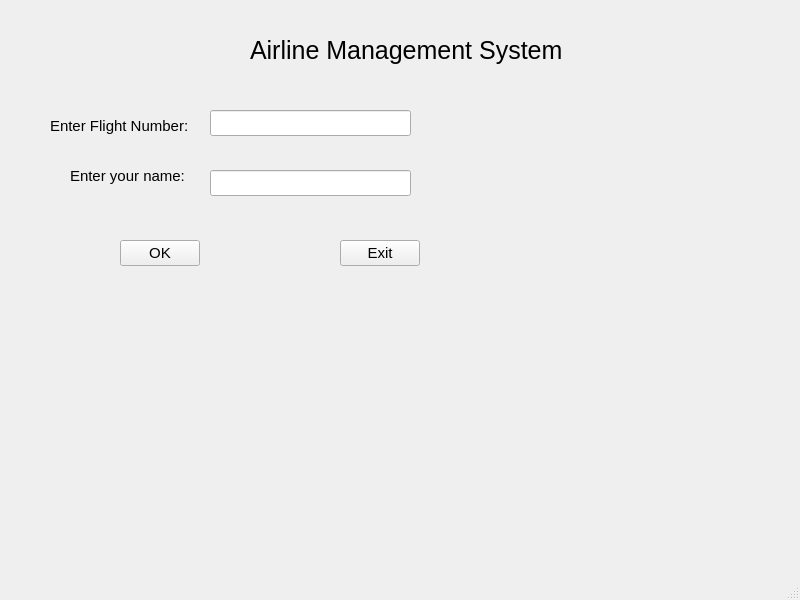
<?xml version="1.0" encoding="UTF-8"?>
<ui version="4.0">
 <class>MainWindow</class>
 <widget class="QMainWindow" name="MainWindow">
  <property name="geometry">
   <rect>
    <x>0</x>
    <y>0</y>
    <width>800</width>
    <height>600</height>
   </rect>
  </property>
  <property name="windowTitle">
   <string>MainWindow</string>
  </property>
  <widget class="QWidget" name="centralwidget">
   <widget class="QLabel" name="label">
    <property name="geometry">
     <rect>
      <x>250</x>
      <y>20</y>
      <width>331</width>
      <height>61</height>
     </rect>
    </property>
    <property name="styleSheet">
     <string notr="true">QLabel
{
font-size: 25px;
}</string>
    </property>
    <property name="text">
     <string>Airline Management System</string>
    </property>
   </widget>
   <widget class="QLabel" name="label_2">
    <property name="geometry">
     <rect>
      <x>50</x>
      <y>100</y>
      <width>151</width>
      <height>51</height>
     </rect>
    </property>
    <property name="styleSheet">
     <string notr="true">QLabel
{
font-size: 15px;
}</string>
    </property>
    <property name="text">
     <string>Enter Flight Number:</string>
    </property>
   </widget>
   <widget class="QLabel" name="label_3">
    <property name="geometry">
     <rect>
      <x>70</x>
      <y>150</y>
      <width>121</width>
      <height>51</height>
     </rect>
    </property>
    <property name="styleSheet">
     <string notr="true">QLabel
{
font-size: 15px;
}</string>
    </property>
    <property name="text">
     <string>Enter your name:</string>
    </property>
   </widget>
   <widget class="QLineEdit" name="lineEdit">
    <property name="geometry">
     <rect>
      <x>210</x>
      <y>110</y>
      <width>201</width>
      <height>26</height>
     </rect>
    </property>
    <property name="styleSheet">
     <string notr="true">QLineEdit
{
font-size:15px;
}</string>
    </property>
   </widget>
   <widget class="QLineEdit" name="lineEdit_2">
    <property name="geometry">
     <rect>
      <x>210</x>
      <y>170</y>
      <width>201</width>
      <height>26</height>
     </rect>
    </property>
    <property name="styleSheet">
     <string notr="true">QLineEdit
{
font-size:15px;
}</string>
    </property>
   </widget>
   <widget class="QPushButton" name="pushButton">
    <property name="geometry">
     <rect>
      <x>120</x>
      <y>240</y>
      <width>80</width>
      <height>26</height>
     </rect>
    </property>
    <property name="styleSheet">
     <string notr="true">QPushButton
{
font-size:15px;
}</string>
    </property>
    <property name="text">
     <string>OK</string>
    </property>
   </widget>
   <widget class="QPushButton" name="pushButton_2">
    <property name="geometry">
     <rect>
      <x>340</x>
      <y>240</y>
      <width>80</width>
      <height>26</height>
     </rect>
    </property>
    <property name="styleSheet">
     <string notr="true">QPushButton
{
font-size:15px;
}</string>
    </property>
    <property name="text">
     <string>Exit</string>
    </property>
   </widget>
  </widget>
  <widget class="QMenuBar" name="menubar">
   <property name="geometry">
    <rect>
     <x>0</x>
     <y>0</y>
     <width>800</width>
     <height>23</height>
    </rect>
   </property>
  </widget>
  <widget class="QStatusBar" name="statusbar"/>
 </widget>
 <resources/>
 <connections/>
</ui>
